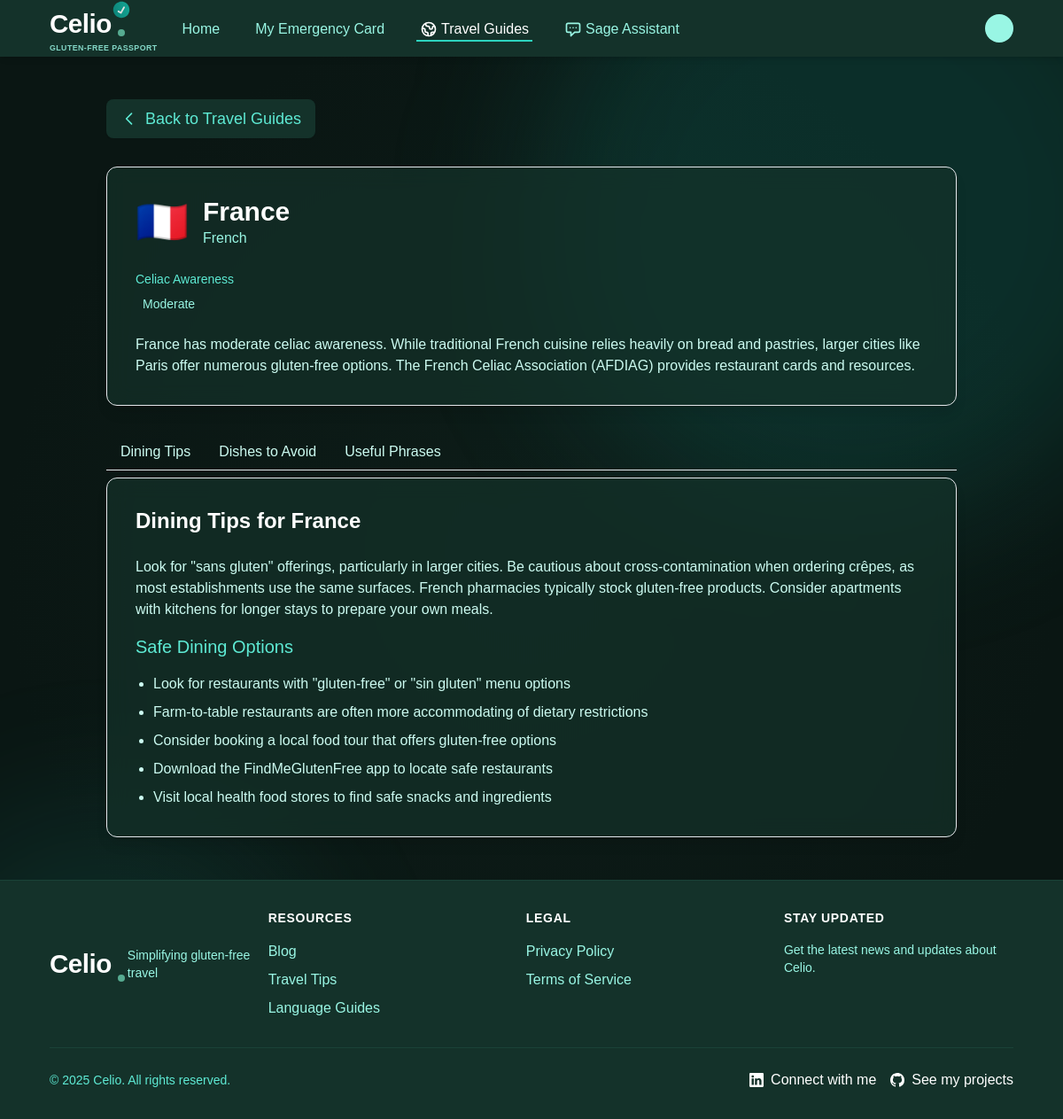
/travel/FR/ (signed in), run on the app's committed database.
### travel/models.py (models this page shows, shortened)
class Country(models.Model):
    name = models.CharField(max_length=100)
    code = models.CharField(max_length=2, unique=True)  # ISO country code (e.g., US, JP, FR)
    flag_emoji = models.CharField(max_length=10, blank=True)  # Flag emoji for display
    language = models.CharField(max_length=100)  # Primary language
    language_code = models.CharField(max_length=2)  # ISO language code (e.g., en, ja, fr)
    celiac_awareness = models.IntegerField(
        choices=[
            (1, _('Very Low')),
            (2, _('Low')),
            (3, _('Moderate')),
            (4, _('High')),
            (5, _('Very High')),
        ],
        default=3
    )
    summary = models.TextField(help_text=_("General information about celiac awareness in this country"))
    dining_tips = models.TextField(help_text=_("Tips for dining safely in this country"))
    class Meta:
        verbose_name_plural = "Countries"
        ordering = ['name']

### travel/views.py (the view)
# urls.py: path('<str:country_code>/', views.country_detail, name='country_detail'),
@login_required
def country_detail(request, country_code):
    country = get_object_or_404(Country, code=country_code.upper())
    dishes_to_avoid = DishesToAvoid.objects.filter(country=country)
    general_phrases = RestaurantPhrase.objects.filter(country=country, category='general')
    ordering_phrases = RestaurantPhrase.objects.filter(country=country, category='ordering')
    ingredient_phrases = RestaurantPhrase.objects.filter(country=country, category='ingredients')
    emergency_phrases = RestaurantPhrase.objects.filter(country=country, category='emergency')
    return render(request, 'travel/country_detail.html', {
        'country': country,
        'dishes_to_avoid': dishes_to_avoid,
        'general_phrases': general_phrases,
        'ordering_phrases': ordering_phrases,
        'ingredient_phrases': ingredient_phrases,
        'emergency_phrases': emergency_phrases
    })

### subscription/context_processors.py (called while the page is built)
def subscription_status(request):
    return {
        'is_premium': True,
        'subscription_plan': 'premium',
        'subscription_status': 'active'
    }

### templates/travel/country_detail.html (shortened to what this page needs)
{% extends 'base.html' %}
{% load static %}
{% block content %}
<div class="max-w-5xl mx-auto px-4 sm:px-6 lg:px-8 py-12">
    <div class="mb-8">
        <a href="{% url 'travel:travel_guide_list' %}" class="inline-flex items-center text-lg text-teal-300 hover:text-teal-200 transition-colors bg-spruce-800 px-4 py-2 rounded-lg shadow-sm">
            <svg class="w-5 h-5 mr-2" fill="none" stroke="currentColor" viewBox="0 0 24 24">
                <path stroke-linecap="round" stroke-linejoin="round" stroke-width="2" d="M15 19l-7-7 7-7"/>
            </svg>
            Back to Travel Guides
        </a>
    </div>
    <div class="bg-spruce-800 bg-opacity-70 backdrop-blur-md rounded-xl shadow-lg p-8 mb-8 border border-teal-800">
        <div class="flex items-center mb-6">
            <span class="text-5xl mr-4">{{ country.flag_emoji }}</span>
            <div>
                <h1 class="text-3xl font-bold text-white">{{ country.name }}</h1>
                <p class="text-teal-200">{{ country.language }}</p>
            </div>
        </div>
        <div class="mb-6">
            <div class="text-sm font-medium text-teal-300 mb-2">Celiac Awareness</div>
            <div class="flex items-center">
                <span class="ml-2 text-sm text-teal-200">
                    {% if country.celiac_awareness == 1 %}Very Low
                    {% elif country.celiac_awareness == 2 %}Low
                    {% elif country.celiac_awareness == 3 %}Moderate
                    {% elif country.celiac_awareness == 4 %}High
                    {% elif country.celiac_awareness == 5 %}Very High
                    {% endif %}
                </span>
            </div>
        </div>
        <div class="prose prose-invert max-w-none text-teal-100">
            <p>{{ country.summary }}</p>
        </div>
    </div>
    <div class="flex flex-wrap mb-2 border-b border-teal-800">
        <button data-tab="dining-tips" class="tab-button active px-4 py-2 text-teal-100 font-medium rounded-t-lg">
            Dining Tips
        </button>
        <button data-tab="dishes-to-avoid" class="tab-button px-4 py-2 text-teal-100 font-medium rounded-t-lg">
            Dishes to Avoid
        </button>
        <button data-tab="restaurant-phrases" class="tab-button px-4 py-2 text-teal-100 font-medium rounded-t-lg">
            Useful Phrases
        </button>
    </div>
    <div class="bg-spruce-800 bg-opacity-70 backdrop-blur-md rounded-xl shadow-lg border border-teal-800">
        <div id="dining-tips" class="tab-content active">
            <div class="p-8">
                <h2 class="text-2xl font-bold text-white mb-6">Dining Tips for {{ country.name }}</h2>
                <div class="space-y-4 text-teal-100">
                    <p>{{ country.dining_tips }}</p>
                    <div class="mt-8">
                        <h3 class="text-xl font-medium text-teal-300 mb-4">Safe Dining Options</h3>
                        <ul class="list-disc pl-5 space-y-2 text-teal-100">
                            <li>Look for restaurants with "gluten-free" or "sin gluten" menu options</li>
                            <li>Farm-to-table restaurants are often more accommodating of dietary restrictions</li>
                            <li>Consider booking a local food tour that offers gluten-free options</li>
                            <li>Download the FindMeGlutenFree app to locate safe restaurants</li>
                            <li>Visit local health food stores to find safe snacks and ingredients</li>
                        </ul>
                    </div>
                </div>
            </div>
        </div>
    </div>
</div>
{% endblock %}

### static/css/spruce_teal_theme.css (style rules this page uses)
:root { --spruce-950: #0a1613; --spruce-900: #0f211c; --spruce-800: #14322a; --spruce-700: #1a4237; --teal-600: #0d9488; --teal-500: #14b8a6; --teal-400: #2dd4bf; --teal-300: #5eead4; --teal-200: #99f6e4; --teal-100: #ccfbf1; }
body { background-color: var(--spruce-950); color: white; }

### templates/base.html (style rules this page uses)
:root { --mint-light: #99E2B4; --mint: #88D4AB; --seafoam: #78C6A3; --teal-medium: #67B99A; --teal: #56AB91; --teal-dark: #469D89; --deep-teal: #358F80; --deep-teal-2: #248277; --blue-green: #14746F; --blue-green-dark: #036666; --off-white: #F5F5F0; --spruce-950: #0a1613; --spruce-900: #0f211c; --spruce-800: #14322a; --spruce-700: #1a4237; --teal-600: #0d9488; --teal-500: #14b8a6; --teal-400: #2dd4bf; --teal-300: #5eead4; --teal-200: #99f6e4; --teal-100: #ccfbf1; }
body { position: relative; overflow-x: hidden; }
body::before { content: ''; position: fixed; top: 0; left: 0; right: 0; bottom: 0; background: linear-gradient(135deg, rgba(137, 212, 171, 0.4) 0%, rgba(53, 143, 128, 0.2) 50%, rgba(3, 102, 102, 0.3) 100%); z-index: -10; animation: gradientMove 15s ease infinite; }

### data on the page
Country: flag_emoji "🇫🇷", name "France", language "French", summary "France has moderate celiac awareness. While traditional French cuisine relies heavily on bread and pastries, larger cities like Paris offer numerous gluten-free options. The French Celiac Association (AFDIAG) provides restaurant cards and resources.", dining_tips "Look for \"sans gluten\" offerings, particularly in larger cities. Be cautious about cross-contamination when ordering crêpes, as most establishments use the same surfaces. French pharmacies typically stock gluten-free products. Consider apartments with kitchens for longer stays to prepare your own meals."
